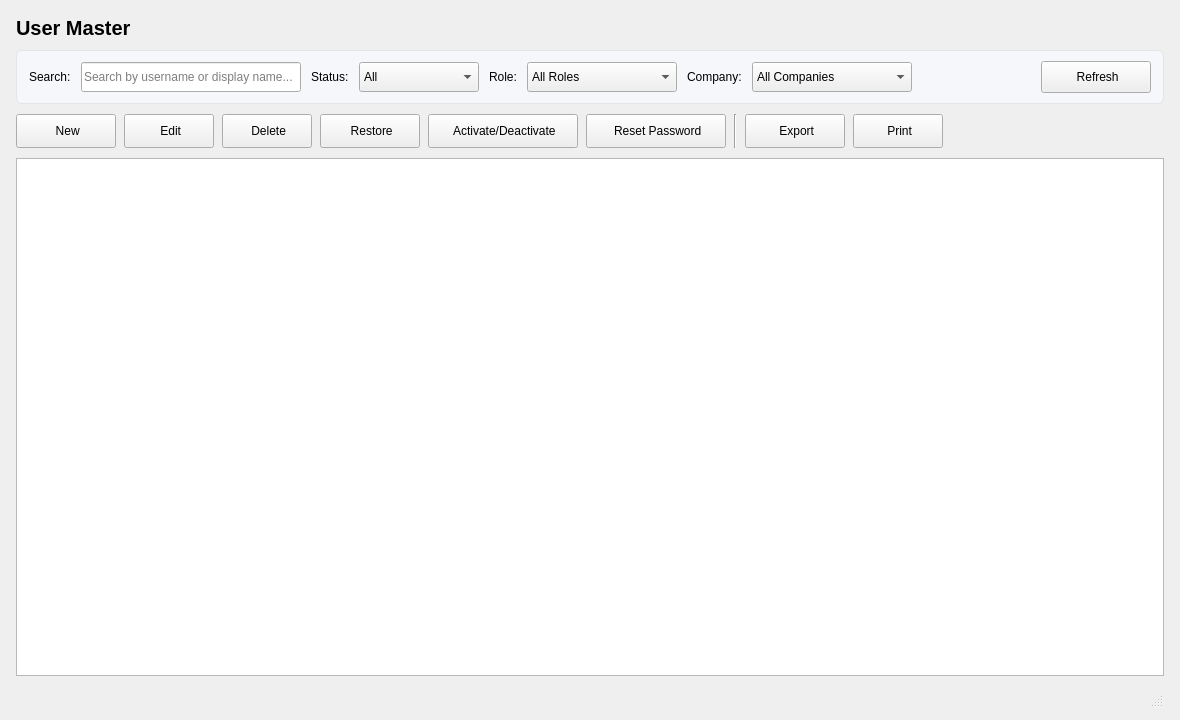
<?xml version="1.0" encoding="UTF-8"?>
<ui version="4.0">
 <class>UserListView</class>
 <widget class="QWidget" name="UserListView">
  <property name="geometry">
   <rect>
    <x>0</x>
    <y>0</y>
    <width>1180</width>
    <height>720</height>
   </rect>
  </property>
  <property name="windowTitle">
   <string>User Master</string>
  </property>
  <property name="sizePolicy">
   <sizepolicy hsizetype="Expanding" vsizetype="Expanding">
    <horstretch>0</horstretch>
    <verstretch>0</verstretch>
   </sizepolicy>
  </property>
  <layout class="QVBoxLayout" name="verticalLayout_root">
   <property name="leftMargin"><number>16</number></property>
   <property name="topMargin"><number>16</number></property>
   <property name="rightMargin"><number>16</number></property>
   <property name="bottomMargin"><number>12</number></property>
   <property name="spacing"><number>10</number></property>
   <item>
    <widget class="QLabel" name="lbl_title">
     <property name="font">
      <font>
       <pointsize>15</pointsize>
       <weight>75</weight>
       <bold>true</bold>
      </font>
     </property>
     <property name="text">
      <string>User Master</string>
     </property>
    </widget>
   </item>
   <item>
    <widget class="QFrame" name="frame_filters">
     <property name="frameShape"><enum>QFrame::StyledPanel</enum></property>
     <property name="frameShadow"><enum>QFrame::Raised</enum></property>
     <property name="styleSheet">
      <string notr="true">#frame_filters { background-color: #F5F7FA; border: 1px solid #E1E5EA; border-radius: 6px; }</string>
     </property>
     <layout class="QHBoxLayout" name="horizontalLayout_filters">
      <property name="leftMargin"><number>12</number></property>
      <property name="topMargin"><number>10</number></property>
      <property name="rightMargin"><number>12</number></property>
      <property name="bottomMargin"><number>10</number></property>
      <property name="spacing"><number>10</number></property>
      <item>
       <widget class="QLabel" name="lbl_search">
        <property name="text"><string>Search:</string></property>
       </widget>
      </item>
      <item>
       <widget class="QLineEdit" name="search_input">
        <property name="minimumSize"><size><width>220</width><height>30</height></size></property>
        <property name="placeholderText">
         <string>Search by username or display name...</string>
        </property>
        <property name="clearButtonEnabled"><bool>true</bool></property>
       </widget>
      </item>
      <item>
       <widget class="QLabel" name="lbl_status_filter">
        <property name="text"><string>Status:</string></property>
       </widget>
      </item>
      <item>
       <widget class="QComboBox" name="filter_status">
        <property name="minimumSize"><size><width>120</width><height>30</height></size></property>
        <item><property name="text"><string>All</string></property></item>
        <item><property name="text"><string>Active</string></property></item>
        <item><property name="text"><string>Inactive</string></property></item>
        <item><property name="text"><string>Deleted</string></property></item>
       </widget>
      </item>
      <item>
       <widget class="QLabel" name="lbl_role_filter">
        <property name="text"><string>Role:</string></property>
       </widget>
      </item>
      <item>
       <widget class="QComboBox" name="filter_role">
        <property name="minimumSize"><size><width>150</width><height>30</height></size></property>
        <item><property name="text"><string>All Roles</string></property></item>
       </widget>
      </item>
      <item>
       <widget class="QLabel" name="lbl_company_filter">
        <property name="text"><string>Company:</string></property>
       </widget>
      </item>
      <item>
       <widget class="QComboBox" name="filter_company">
        <property name="minimumSize"><size><width>160</width><height>30</height></size></property>
        <item><property name="text"><string>All Companies</string></property></item>
       </widget>
      </item>
      <item>
       <spacer name="horizontalSpacer_filters">
        <property name="orientation"><enum>Qt::Horizontal</enum></property>
        <property name="sizeHint" stdset="0"><size><width>40</width><height>20</height></size></property>
       </spacer>
      </item>
      <item>
       <widget class="QPushButton" name="btn_refresh">
        <property name="minimumSize"><size><width>110</width><height>32</height></size></property>
        <property name="toolTip"><string>Refresh list</string></property>
        <property name="text"><string> Refresh</string></property>
        <property name="icon">
         <iconset>
          <normaloff>resources/icons/refresh.svg</normaloff>resources/icons/refresh.svg</iconset>
        </property>
       </widget>
      </item>
     </layout>
    </widget>
   </item>
   <item>
    <widget class="QFrame" name="frame_actions">
     <property name="frameShape"><enum>QFrame::NoFrame</enum></property>
     <layout class="QHBoxLayout" name="horizontalLayout_actions">
      <property name="leftMargin"><number>0</number></property>
      <property name="topMargin"><number>0</number></property>
      <property name="rightMargin"><number>0</number></property>
      <property name="bottomMargin"><number>0</number></property>
      <property name="spacing"><number>8</number></property>
      <item>
       <widget class="QPushButton" name="btn_new">
        <property name="minimumSize"><size><width>100</width><height>34</height></size></property>
        <property name="text"><string> New</string></property>
        <property name="icon">
         <iconset>
          <normaloff>resources/icons/new_user.svg</normaloff>resources/icons/new_user.svg</iconset>
        </property>
        <property name="iconSize"><size><width>18</width><height>18</height></size></property>
       </widget>
      </item>
      <item>
       <widget class="QPushButton" name="btn_edit">
        <property name="minimumSize"><size><width>90</width><height>34</height></size></property>
        <property name="text"><string> Edit</string></property>
        <property name="icon">
         <iconset>
          <normaloff>resources/icons/edit.svg</normaloff>resources/icons/edit.svg</iconset>
        </property>
        <property name="iconSize"><size><width>18</width><height>18</height></size></property>
       </widget>
      </item>
      <item>
       <widget class="QPushButton" name="btn_delete">
        <property name="minimumSize"><size><width>90</width><height>34</height></size></property>
        <property name="text"><string> Delete</string></property>
        <property name="icon">
         <iconset>
          <normaloff>resources/icons/delete.svg</normaloff>resources/icons/delete.svg</iconset>
        </property>
        <property name="iconSize"><size><width>18</width><height>18</height></size></property>
       </widget>
      </item>
      <item>
       <widget class="QPushButton" name="btn_restore">
        <property name="minimumSize"><size><width>100</width><height>34</height></size></property>
        <property name="text"><string> Restore</string></property>
        <property name="icon">
         <iconset>
          <normaloff>resources/icons/restore.svg</normaloff>resources/icons/restore.svg</iconset>
        </property>
        <property name="iconSize"><size><width>18</width><height>18</height></size></property>
       </widget>
      </item>
      <item>
       <widget class="QPushButton" name="btn_toggle_active">
        <property name="minimumSize"><size><width>150</width><height>34</height></size></property>
        <property name="text"><string> Activate/Deactivate</string></property>
        <property name="icon">
         <iconset>
          <normaloff>resources/icons/toggle_active.svg</normaloff>resources/icons/toggle_active.svg</iconset>
        </property>
        <property name="iconSize"><size><width>18</width><height>18</height></size></property>
       </widget>
      </item>
      <item>
       <widget class="QPushButton" name="btn_reset_password">
        <property name="minimumSize"><size><width>140</width><height>34</height></size></property>
        <property name="text"><string> Reset Password</string></property>
        <property name="icon">
         <iconset>
          <normaloff>resources/icons/reset_password.svg</normaloff>resources/icons/reset_password.svg</iconset>
        </property>
        <property name="iconSize"><size><width>18</width><height>18</height></size></property>
       </widget>
      </item>
      <item>
       <widget class="Line" name="line_actions_sep">
        <property name="orientation"><enum>Qt::Vertical</enum></property>
       </widget>
      </item>
      <item>
       <widget class="QPushButton" name="btn_export">
        <property name="minimumSize"><size><width>100</width><height>34</height></size></property>
        <property name="text"><string> Export</string></property>
        <property name="icon">
         <iconset>
          <normaloff>resources/icons/export.svg</normaloff>resources/icons/export.svg</iconset>
        </property>
        <property name="iconSize"><size><width>18</width><height>18</height></size></property>
       </widget>
      </item>
      <item>
       <widget class="QPushButton" name="btn_print">
        <property name="minimumSize"><size><width>90</width><height>34</height></size></property>
        <property name="text"><string> Print</string></property>
        <property name="icon">
         <iconset>
          <normaloff>resources/icons/print.svg</normaloff>resources/icons/print.svg</iconset>
        </property>
        <property name="iconSize"><size><width>18</width><height>18</height></size></property>
       </widget>
      </item>
      <item>
       <spacer name="horizontalSpacer_actions">
        <property name="orientation"><enum>Qt::Horizontal</enum></property>
        <property name="sizeHint" stdset="0"><size><width>40</width><height>20</height></size></property>
       </spacer>
      </item>
     </layout>
    </widget>
   </item>
   <item>
    <widget class="QTableView" name="table_users">
     <property name="sizePolicy">
      <sizepolicy hsizetype="Expanding" vsizetype="Expanding">
       <horstretch>0</horstretch>
       <verstretch>1</verstretch>
      </sizepolicy>
     </property>
     <property name="editTriggers">
      <set>QAbstractItemView::NoEditTriggers</set>
     </property>
     <property name="alternatingRowColors"><bool>true</bool></property>
     <property name="selectionMode">
      <enum>QAbstractItemView::SingleSelection</enum>
     </property>
     <property name="selectionBehavior">
      <enum>QAbstractItemView::SelectRows</enum>
     </property>
     <property name="sortingEnabled"><bool>true</bool></property>
     <property name="wordWrap"><bool>false</bool></property>
     <attribute name="horizontalHeaderStretchLastSection"><bool>true</bool></attribute>
     <attribute name="verticalHeaderVisible"><bool>false</bool></attribute>
    </widget>
   </item>
   <item>
    <widget class="QStatusBar" name="status_bar">
     <property name="sizeGripEnabled"><bool>true</bool></property>
    </widget>
   </item>
  </layout>
 </widget>
 <resources/>
 <connections/>
</ui>
